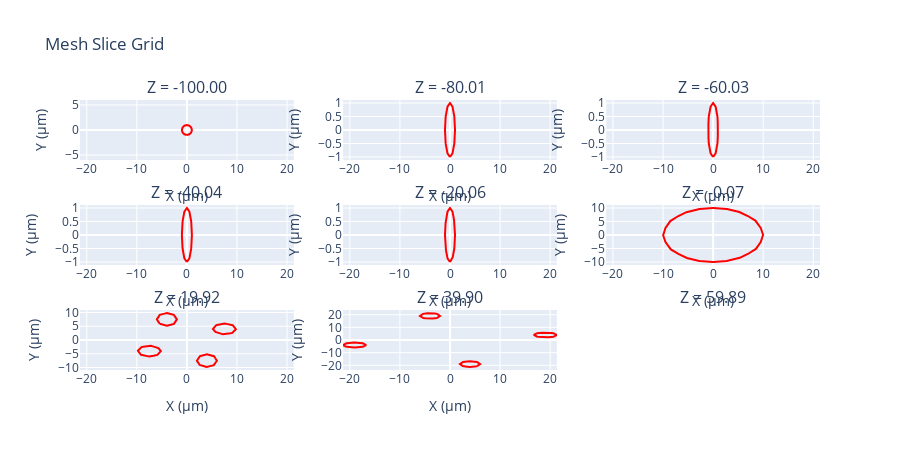

This figure's notebook cell:
### Markdown cell above
## Slice Grid View

### Code cell
neuron.visualize_mesh_slice_grid()

### Figure 1 — Plotly figure (JSON) as saved in the notebook; plotly's stock layout.template omitted (floating-point values rounded to 4 significant figures)
{"data": [{"line": {"color": "red", "width": 2}, "mode": "lines", "showlegend": false, "type": "scatter", "x": [-1.837e-16, 0.5, 0.866, 1.0, 0.866, 0.5, 6.123e-17, -0.5, -0.866, -1.0, -0.866, -0.5, -1.837e-16, -1.837e-16], "xaxis": "x", "y": [-1.0, -0.866, -0.5, 0.0, 0.5, 0.866, 1.0, 0.866, 0.5, 1.225e-16, -0.5, -0.866, -1.0, -1.0], "yaxis": "y"}, {"line": {"color": "red", "width": 2}, "mode": "lines", "showlegend": false, "type": "scatter", "x": [-1.837e-16, 0.3891, 0.5, 0.7849, 0.8612, 0.866, 0.9703, 1.0, 0.8957, 0.866, 0.8612, 0.5763, 0.5, 0.1108, 6.123e-17, -0.3891, -0.5, -0.7849, -0.8612, -0.866, -0.9703, -1.0, -0.8957, -0.866, -0.8612, -0.5763, -0.5, -0.1108, -1.837e-16, -1.837e-16], "xaxis": "x2", "y": [-1.0, -0.8957, -0.866, -0.5811, -0.5048, -0.5, -0.1108, 0.0, 0.3892, 0.5, 0.5048, 0.7897, 0.866, 0.9703, 1.0, 0.8957, 0.866, 0.5811, 0.5048, 0.5, 0.1108, 1.225e-16, -0.3892, -0.5, -0.5048, -0.7897, -0.866, -0.9703, -1.0, -1.0], "yaxis": "y2"}, {"line": {"color": "red", "width": 2}, "mode": "lines", "showlegend": false, "type": "scatter", "x": [-1.837e-16, -0.2216, -0.5, -0.6526, -0.8564, -0.866, -0.9254, -1.0, -0.9406, -0.866, -0.8564, -0.7038, -0.5, -0.2783, 6.123e-17, 0.2216, 0.5, 0.6526, 0.8564, 0.866, 0.9254, 1.0, 0.9406, 0.866, 0.8564, 0.7038, 0.5, 0.2783, -1.837e-16, -1.837e-16], "xaxis": "x3", "y": [-1.0, -0.9406, -0.866, -0.7134, -0.5097, -0.5, -0.2784, 1.225e-16, 0.2217, 0.5, 0.5097, 0.6623, 0.866, 0.9254, 1.0, 0.9406, 0.866, 0.7134, 0.5097, 0.5, 0.2784, 0.0, -0.2217, -0.5, -0.5097, -0.6623, -0.866, -0.9254, -1.0, -1.0], "yaxis": "y3"}, {"line": {"color": "red", "width": 2}, "mode": "lines", "showlegend": false, "type": "scatter", "x": [-1.837e-16, -0.3325, -0.5, -0.7289, -0.8515, -0.866, -0.9551, -1.0, -0.9109, -0.866, -0.8515, -0.6226, -0.5, -0.1674, 6.123e-17, 0.3325, 0.5, 0.7289, 0.8515, 0.866, 0.9551, 1.0, 0.9109, 0.866, 0.8515, 0.6226, 0.5, 0.1674, -1.837e-16, -1.837e-16], "xaxis": "x4", "y": [-1.0, -0.9109, -0.866, -0.6371, -0.5145, -0.5, -0.1676, 1.225e-16, 0.3325, 0.5, 0.5145, 0.7434, 0.866, 0.9551, 1.0, 0.9109, 0.866, 0.6371, 0.5145, 0.5, 0.1676, 0.0, -0.3325, -0.5, -0.5145, -0.7434, -0.866, -0.9551, -1.0, -1.0], "yaxis": "y4"}, {"line": {"color": "red", "width": 2}, "mode": "lines", "showlegend": false, "type": "scatter", "x": [-1.837e-16, 0.05655, 0.5, 0.5415, 0.8467, 0.866, 0.8812, 1.0, 0.9848, 0.866, 0.8467, 0.8053, 0.5, 0.4433, 6.123e-17, -0.05655, -0.5, -0.5415, -0.8467, -0.866, -0.8812, -1.0, -0.9848, -0.866, -0.8467, -0.8053, -0.5, -0.4433, -1.837e-16, -1.837e-16], "xaxis": "x5", "y": [-1.0, -0.9848, -0.866, -0.8245, -0.5193, -0.5, -0.4433, 0.0, 0.05678, 0.5, 0.5193, 0.5608, 0.866, 0.8812, 1.0, 0.9848, 0.866, 0.8245, 0.5193, 0.5, 0.4433, 1.225e-16, -0.05678, -0.5, -0.5193, -0.5608, -0.866, -0.8812, -1.0, -1.0], "yaxis": "y5"}, {"line": {"color": "red", "width": 2}, "mode": "lines", "showlegend": false, "type": "scatter", "x": [-0.04259, 0.04259, 2.704, 2.775, 5.233, 5.329, 6.938, 8.439, 8.497, 8.549, 9.511, 9.979, 9.99, 9.979, 9.511, 8.549, 8.497, 8.439, 6.938, 5.329, 5.233, 2.775, 2.704, 0.04259, -0.04259, -2.704, -2.775, -5.233, -5.329, -6.938, -8.439, -8.497, -8.549, -9.511, -9.979, -9.99, -9.979, -9.511, -8.549, -8.497, -8.439, -6.938, -5.329, -5.233, -2.775, -2.704, -0.04259, -0.04259], "xaxis": "x6", "y": [-9.987, -9.987, -9.617, -9.593, -8.51, -8.443, -7.02, -5.333, -5.252, -5.146, -2.629, -0.1115, 0.0, 0.1115, 2.629, 5.146, 5.252, 5.333, 7.02, 8.443, 8.51, 9.593, 9.617, 9.987, 9.987, 9.617, 9.593, 8.51, 8.443, 7.02, 5.333, 5.252, 5.146, 2.629, 0.1115, 0.0, -0.1115, -2.629, -5.146, -5.252, -5.333, -7.02, -8.443, -8.51, -9.593, -9.617, -9.987, -9.987], "yaxis": "y6"}, {"line": {"color": "red", "width": 2}, "mode": "lines", "showlegend": false, "type": "scatter", "x": [5.709, 6.0, 5.992, 5.852, 5.833, 5.414, 5.377, 5.039, 4.8, 4.454, 4.0, 3.947, 3.621, 2.608, 2.586, 2.561, 2.433, 2.095, 2.0, 2.121, 2.144, 2.194, 2.586, 2.62, 2.912, 3.795, 4.0, 4.021, 4.328, 5.234, 5.414, 5.419, 5.555, 5.709, 5.709], "xaxis": "x7", "y": [-6.688, -7.499, -7.522, -7.913, -7.964, -9.132, -9.15, -9.312, -9.426, -9.592, -9.809, -9.783, -9.628, -9.143, -9.132, -9.062, -8.708, -7.764, -7.499, -7.162, -7.097, -6.959, -5.866, -5.85, -5.71, -5.288, -5.19, -5.2, -5.347, -5.78, -5.866, -5.881, -6.258, -6.688, -6.688], "yaxis": "y7"}, {"line": {"color": "red", "width": 2}, "mode": "lines", "showlegend": false, "type": "scatter", "x": [5.686, 5.866, 5.881, 6.258, 6.676, 7.499, 7.522, 7.913, 7.979, 9.1, 9.132, 9.15, 9.312, 9.597, 9.799, 9.809, 9.783, 9.628, 9.132, 9.062, 8.708, 8.509, 7.595, 7.499, 7.161, 7.097, 5.918, 5.866, 5.728, 5.707, 5.692, 5.598, 5.19, 5.2, 5.347, 5.686, 5.686], "xaxis": "x7", "y": [5.037, 5.414, 5.419, 5.555, 5.705, 6.0, 5.992, 5.852, 5.828, 5.426, 5.414, 5.378, 5.039, 4.443, 4.02, 4.0, 3.946, 3.621, 2.586, 2.561, 2.433, 2.362, 2.034, 2.0, 2.121, 2.144, 2.567, 2.586, 2.875, 2.918, 2.95, 3.146, 4.0, 4.021, 4.328, 5.037, 5.037], "yaxis": "y7"}, {"line": {"color": "red", "width": 2}, "mode": "lines", "showlegend": false, "type": "scatter", "x": [-5.419, -5.414, -5.234, -4.328, -4.021, -4.0, -3.795, -2.912, -2.62, -2.586, -2.194, -2.144, -2.121, -2.0, -2.095, -2.433, -2.561, -2.586, -2.608, -3.621, -3.947, -4.0, -4.454, -4.8, -5.039, -5.377, -5.414, -5.833, -5.852, -5.992, -6.0, -5.709, -5.555, -5.419, -5.419], "xaxis": "x7", "y": [5.881, 5.866, 5.78, 5.347, 5.2, 5.19, 5.288, 5.71, 5.85, 5.866, 6.959, 7.097, 7.162, 7.499, 7.764, 8.708, 9.062, 9.132, 9.143, 9.628, 9.783, 9.809, 9.592, 9.426, 9.312, 9.15, 9.132, 7.964, 7.913, 7.522, 7.499, 6.688, 6.258, 5.881, 5.881], "yaxis": "y7"}, {"line": {"color": "red", "width": 2}, "mode": "lines", "showlegend": false, "type": "scatter", "x": [-6.676, -7.499, -7.522, -7.913, -7.979, -9.1, -9.132, -9.15, -9.312, -9.597, -9.799, -9.809, -9.783, -9.628, -9.132, -9.062, -8.708, -8.509, -7.595, -7.499, -7.161, -7.097, -5.918, -5.866, -5.728, -5.707, -5.692, -5.598, -5.19, -5.2, -5.347, -5.686, -5.866, -5.881, -6.258, -6.676, -6.676], "xaxis": "x7", "y": [-5.705, -6.0, -5.992, -5.852, -5.828, -5.426, -5.414, -5.378, -5.039, -4.443, -4.02, -4.0, -3.946, -3.621, -2.586, -2.561, -2.433, -2.362, -2.034, -2.0, -2.121, -2.144, -2.567, -2.586, -2.875, -2.918, -2.95, -3.146, -4.0, -4.021, -4.328, -5.037, -5.414, -5.419, -5.555, -5.705, -5.705], "yaxis": "y7"}, {"line": {"color": "red", "width": 2}, "mode": "lines", "showlegend": false, "type": "scatter", "x": [-5.783, -5.417, -5.414, -5.325, -4.875, -4.011, -4.0, -3.897, -3.456, -2.603, -2.586, -2.391, -2.367, -2.355, -2.0, -2.046, -2.211, -2.574, -2.586, -2.597, -3.08, -3.975, -4.0, -4.215, -4.379, -4.492, -5.397, -5.414, -5.614, -5.623, -5.996, -6.0, -5.858, -5.783, -5.783], "xaxis": "x8", "y": [18.43, 17.41, 17.41, 17.36, 17.15, 16.73, 16.73, 16.78, 16.99, 17.4, 17.41, 17.95, 18.02, 18.05, 19.04, 19.17, 19.63, 20.64, 20.67, 20.68, 20.91, 21.34, 21.35, 21.24, 21.17, 21.11, 20.68, 20.67, 20.11, 20.09, 19.05, 19.04, 18.64, 18.43, 18.43], "yaxis": "y8"}, {"line": {"color": "red", "width": 2}, "mode": "lines", "showlegend": false, "type": "scatter", "x": [-20.68, -21.11, -21.25, -21.34, -21.35, -21.34, -20.91, -20.67, -20.64, -19.63, -19.53, -19.08, -19.04, -18.05, -18.02, -17.43, -17.41, -17.0, -16.99, -16.98, -16.93, -16.73, -16.73, -17.15, -17.32, -17.41, -17.41, -18.43, -18.64, -19.04, -19.05, -20.09, -20.12, -20.66, -20.67, -20.68, -20.68], "xaxis": "x8", "y": [-5.397, -4.492, -4.21, -4.01, -4.0, -3.974, -3.08, -2.586, -2.574, -2.211, -2.176, -2.017, -2.0, -2.355, -2.367, -2.577, -2.586, -3.438, -3.459, -3.475, -3.573, -4.0, -4.011, -4.875, -5.227, -5.414, -5.417, -5.783, -5.856, -6.0, -5.996, -5.623, -5.612, -5.42, -5.414, -5.397, -5.397], "yaxis": "y8"}, {"line": {"color": "red", "width": 2}, "mode": "lines", "showlegend": false, "type": "scatter", "x": [5.397, 4.492, 4.379, 4.215, 4.0, 3.975, 3.08, 2.597, 2.586, 2.574, 2.211, 2.046, 2.0, 2.355, 2.367, 2.391, 2.586, 2.603, 3.456, 3.897, 4.0, 4.011, 4.875, 5.325, 5.414, 5.417, 5.783, 5.858, 6.0, 5.996, 5.623, 5.614, 5.414, 5.397, 5.397], "xaxis": "x8", "y": [-20.68, -21.11, -21.17, -21.24, -21.35, -21.34, -20.91, -20.68, -20.67, -20.64, -19.63, -19.17, -19.04, -18.05, -18.02, -17.95, -17.41, -17.4, -16.99, -16.78, -16.73, -16.73, -17.15, -17.36, -17.41, -17.41, -18.43, -18.64, -19.04, -19.05, -20.09, -20.11, -20.67, -20.68, -20.68], "yaxis": "y8"}, {"line": {"color": "red", "width": 2}, "mode": "lines", "showlegend": false, "type": "scatter", "x": [17.43, 18.02, 18.05, 19.04, 19.08, 19.53, 19.63, 20.64, 20.67, 20.91, 21.34, 21.35, 21.34, 21.25, 21.11, 20.68, 20.67, 20.66, 20.12, 20.09, 19.05, 19.04, 18.64, 18.43, 17.41, 17.41, 17.32, 17.15, 16.73, 16.73, 16.93, 16.98, 16.99, 17.0, 17.41, 17.43, 17.43], "xaxis": "x8", "y": [2.577, 2.367, 2.355, 2.0, 2.017, 2.176, 2.211, 2.574, 2.586, 3.08, 3.974, 4.0, 4.01, 4.21, 4.492, 5.397, 5.414, 5.42, 5.612, 5.623, 5.996, 6.0, 5.856, 5.783, 5.417, 5.414, 5.227, 4.875, 4.011, 4.0, 3.573, 3.475, 3.459, 3.438, 2.586, 2.577, 2.577], "yaxis": "y8"}], "layout": {"annotations": [{"font": {"size": 16}, "showarrow": false, "text": "Z = -100.00", "x": 0.1444, "xanchor": "center", "xref": "paper", "y": 1, "yanchor": "bottom", "yref": "paper"}, {"font": {"size": 16}, "showarrow": false, "text": "Z = -80.01", "x": 0.5, "xanchor": "center", "xref": "paper", "y": 1, "yanchor": "bottom", "yref": "paper"}, {"font": {"size": 16}, "showarrow": false, "text": "Z = -60.03", "x": 0.8556, "xanchor": "center", "xref": "paper", "y": 1, "yanchor": "bottom", "yref": "paper"}, {"font": {"size": 16}, "showarrow": false, "text": "Z = -40.04", "x": 0.1444, "xanchor": "center", "xref": "paper", "y": 0.6111, "yanchor": "bottom", "yref": "paper"}, {"font": {"size": 16}, "showarrow": false, "text": "Z = -20.06", "x": 0.5, "xanchor": "center", "xref": "paper", "y": 0.6111, "yanchor": "bottom", "yref": "paper"}, {"font": {"size": 16}, "showarrow": false, "text": "Z = -0.07", "x": 0.8556, "xanchor": "center", "xref": "paper", "y": 0.6111, "yanchor": "bottom", "yref": "paper"}, {"font": {"size": 16}, "showarrow": false, "text": "Z = 19.92", "x": 0.1444, "xanchor": "center", "xref": "paper", "y": 0.2222, "yanchor": "bottom", "yref": "paper"}, {"font": {"size": 16}, "showarrow": false, "text": "Z = 39.90", "x": 0.5, "xanchor": "center", "xref": "paper", "y": 0.2222, "yanchor": "bottom", "yref": "paper"}, {"font": {"size": 16}, "showarrow": false, "text": "Z = 59.89", "x": 0.8556, "xanchor": "center", "xref": "paper", "y": 0.2222, "yanchor": "bottom", "yref": "paper"}], "height": 450, "showlegend": false, "title": {"text": "Mesh Slice Grid"}, "xaxis": {"anchor": "y", "domain": [0, 0.2889], "scaleanchor": "y", "scaleratio": 1, "title": {"text": "X (µm)"}}, "xaxis2": {"anchor": "y2", "domain": [0.3556, 0.6444], "scaleanchor": "y", "scaleratio": 1, "title": {"text": "X (µm)"}}, "xaxis3": {"anchor": "y3", "domain": [0.7111, 1], "scaleanchor": "y", "scaleratio": 1, "title": {"text": "X (µm)"}}, "xaxis4": {"anchor": "y4", "domain": [0, 0.2889], "scaleanchor": "y", "scaleratio": 1, "title": {"text": "X (µm)"}}, "xaxis5": {"anchor": "y5", "domain": [0.3556, 0.6444], "scaleanchor": "y", "scaleratio": 1, "title": {"text": "X (µm)"}}, "xaxis6": {"anchor": "y6", "domain": [0.7111, 1], "scaleanchor": "y", "scaleratio": 1, "title": {"text": "X (µm)"}}, "xaxis7": {"anchor": "y7", "domain": [0, 0.2889], "scaleanchor": "y", "scaleratio": 1, "title": {"text": "X (µm)"}}, "xaxis8": {"anchor": "y8", "domain": [0.3556, 0.6444], "scaleanchor": "y", "scaleratio": 1, "title": {"text": "X (µm)"}}, "xaxis9": {"anchor": "y9", "domain": [0.7111, 1], "scaleanchor": "y", "scaleratio": 1, "title": {"text": "X (µm)"}}, "yaxis": {"anchor": "x", "domain": [0.7778, 1], "title": {"text": "Y (µm)"}}, "yaxis2": {"anchor": "x2", "domain": [0.7778, 1], "title": {"text": "Y (µm)"}}, "yaxis3": {"anchor": "x3", "domain": [0.7778, 1], "title": {"text": "Y (µm)"}}, "yaxis4": {"anchor": "x4", "domain": [0.3889, 0.6111], "title": {"text": "Y (µm)"}}, "yaxis5": {"anchor": "x5", "domain": [0.3889, 0.6111], "title": {"text": "Y (µm)"}}, "yaxis6": {"anchor": "x6", "domain": [0.3889, 0.6111], "title": {"text": "Y (µm)"}}, "yaxis7": {"anchor": "x7", "domain": [0, 0.2222], "title": {"text": "Y (µm)"}}, "yaxis8": {"anchor": "x8", "domain": [0, 0.2222], "title": {"text": "Y (µm)"}}, "yaxis9": {"anchor": "x9", "domain": [0, 0.2222], "title": {"text": "Y (µm)"}}}}
